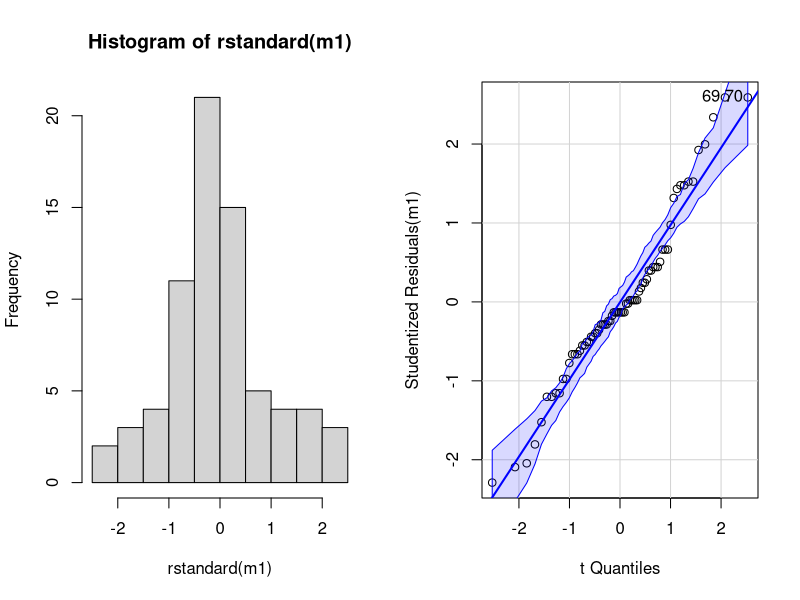
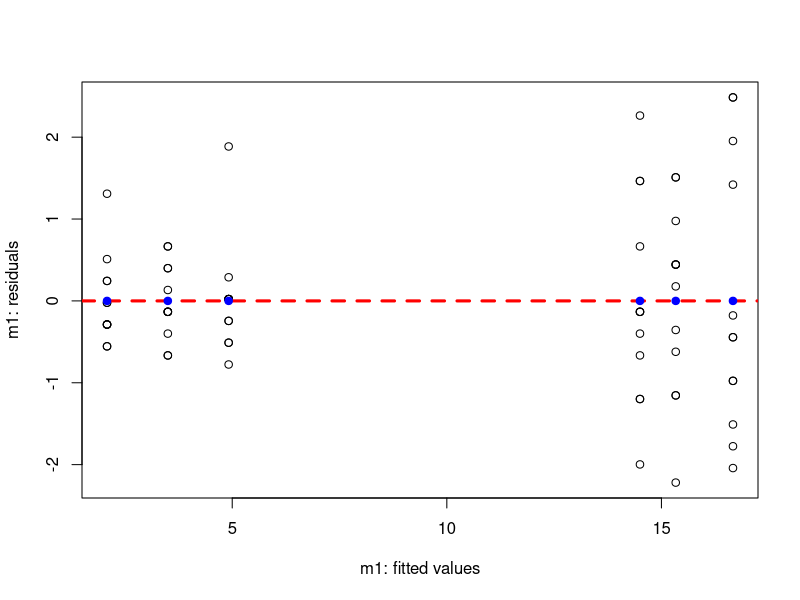
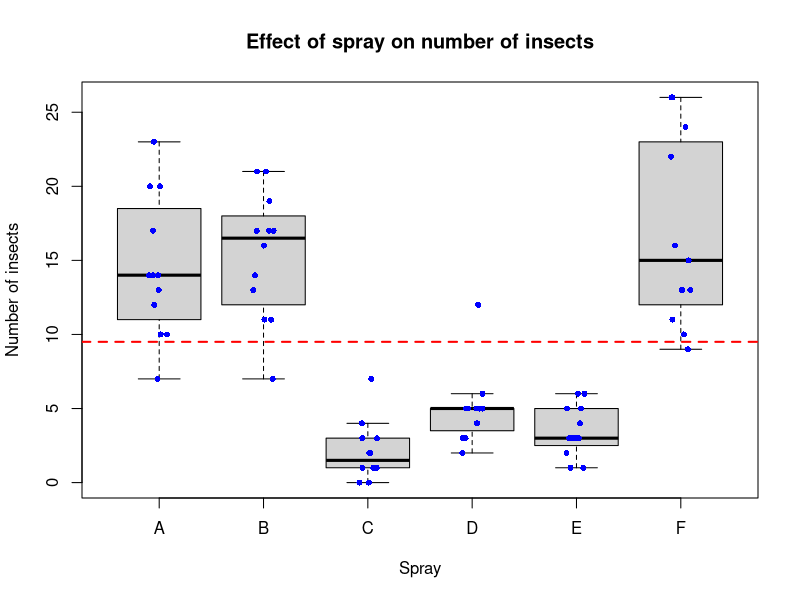

R code for these plots, in order:
## ---- chunk 1
# Perform 1-way ANOVA to evaluate the overall effect of insect spray type
# (spray) on the number of insects counted (count)
data("InsectSprays")
help("InsectSprays")
head(InsectSprays)
## ---- chunk 2
# Check for assumption of Gaussian residuals
# Create model object
m1 <- aov(formula = count ~ spray, data = InsectSprays)
# Create histogram and qqplot of residuals
par(mfrow = c(1, 2))
hist(rstandard(m1))
library(car)
qqPlot(x = m1)
par(mfrow = c(1, 1))
# Seems a little out on the qqplot
# Complete a Shapiro Wilk test
shapiro.test(rstandard(m1))
# There is evidence of difference to Guassian in our residuals for our
# ANOVA model (Shapiro-Wilk: W = 0.96, n = 72, P = 0.022)

# Check for assumption of homoscedasticity
plot(formula = rstandard(m1) ~ fitted(m1),
     ylab = "m1: residuals",
     xlab = "m1: fitted values")
abline(h = 0, lty = 2, lwd = 3, col = "red")
# Add points for mean residuals
y1 <- aggregate(rstandard(m1), by = list(InsectSprays$spray), FUN = mean)[,2]
x1 <- unique(round(fitted(m1),6))
points(x = x1, y = y1,
       pch = 19, col = "blue")
# Carry out bartlett test
bartlett.test(formula = count ~ spray, data = InsectSprays)
# There is evidence that variance in count differs between sprays
# (Bartlett test: K-squared = 25.96, df = 5, P < 0.0001)

# As the assumptions of Gaussian residuals, homoscedasticity and eqaulity of
# variance are violated, ANOVA cannot be used
## ---- chunk 3
# Carry out Kruskal-Wallis non-parametric test as alternative
kruskal.test(formula = count ~ spray, data = InsectSprays)
# We found evidence of a difference in count for different sprays
# (Kruskal-Wallis: chi-squared = 54.69, df = 5, p < 0.0001)
## ---- chunk 4
# Create a boxplot of the data
boxplot(count ~ spray, data = InsectSprays,
        ylab = "Number of insects",
        xlab = "Spray",
        main = "Effect of spray on number of insects",
        cex = 0)
# Add a line showing grand mean
abline(h = mean(InsectSprays$count),
       lty = 2, lwd = 2, col = "red")
# Add raw data
points(x = jitter(rep(1:6, each = 12), amount = .1),
       y = InsectSprays$count,
       pch = 16, cex = .8, col = "blue")
